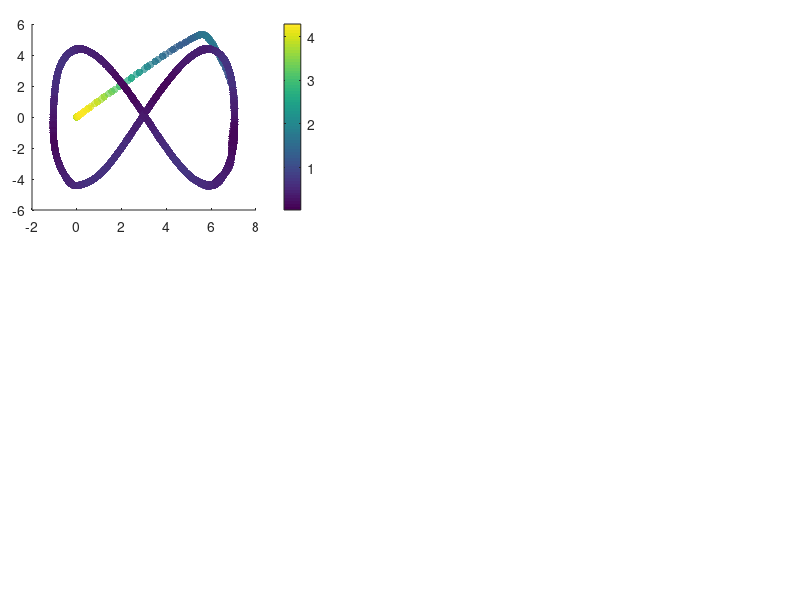

Here is the MATLAB script that generated this plot: (Note: this script raises an error after producing the figure.)
%% Code to show the results of the Inverse kinematic controller

% Clean variables
clc, clear all, close all;
 
%% CARGA MIL
load('Com_din_HiL.mat');

% DAtos de estado
h_HiL = x_states(1:4,:);
u_HiL = x_states(5:8,:);
t = t_time;

%%Tarea deseada
hd = ref(1:4,:);
hd_p = ref(5:8,:);

% Action de control dinamica
u = u_input;


% Error definition
for k = 1:length(t)
    error_vector = hd(1:3, k)-h_HiL(1:3, k);
    error_dynamic(k) = norm(error_vector,2);
end

% Figure propert%% Figures
lw = 1; % linewidth 1
lwV = 2; % linewidth 2
fontsizeLabel = 11; %11
fontsizeLegend = 11;
fontsizeTicks = 11;
fontsizeTitel = 11;
sizeX = 1300; % size figure
sizeY = 750; % size figure

% color propreties
c1 = [80, 81, 79]/255;
c2 = [244, 213, 141]/255;
c3 = [242, 95, 92]/255;
c4 = [112, 141, 129]/255;

C18 = [0 0 0];
c5 = [130, 37, 37]/255;
c6 = [205, 167, 37]/255;
c7 = [81, 115, 180]/255;

C1 = [246 170 141]/255;
C2 = [51 187 238]/255;
C3 = [0 153 136]/255;
C4 = [238 119 51]/255;
C5 = [204 51 17]/255;
C6 = [238 51 119]/255;
C7 = [187 187 187]/255;
C8 = [80 80 80]/255;
C9 = [140 140 140]/255;
C10 = [0 128 255]/255;
C11 = [234 52 89]/255;
C12 = [39 124 252]/255;
C13 = [40 122 125]/255;
%C14 = [86 215 219]/255;
C14 = [252 94 158]/255;
C15 = [244 171 39]/255;
C16 = [100 121 162]/255;
C17 = [255 0 0]/255;
%% New color slection

figure('Position', [500 500 sizeX sizeY])
set(gcf, 'Position', [500 500 sizeX sizeY]);
fig1_comps.fig = gcf;

% Figure 1
axes('Position',[0.04 0.65 .35 .31]);
%% Colorbar
scatter(h_HiL(1, :),h_HiL(2, :),30,error_dynamic,'filled','MarkerFaceAlpha',0.7);
c = colorbar;
c.Label.Interpreter = 'latex';
c.Label.String = '$\textrm{Error}~||\tilde{\mathbf{\eta}}||$';

set(c,'TickLabelInterpreter','latex')

%% Desired Trajectory
hd_plot = line(hd(1,:),hd(2,:));
set(hd_plot, 'LineStyle', '--', 'Color', C8, 'LineWidth', 1.2*lw)

%% Real Trajectory
h_plot = line(h_HiL(1,:),h_HiL(2,:));
set(h_plot, 'LineStyle', '-', 'Color', C18, 'LineWidth', 1.2*lw)

%% Title of the image
hTitle_1 = title({'$\textrm{(a)}$'},'fontsize',14,'interpreter','latex','Color',C18);
%hXLabel_1 = xlabel('$x~[m]$','fontsize',9,'interpreter','latex', 'Color',C18);
hYLabel_1 = ylabel('$y~[m]$','fontsize',9,'interpreter','latex', 'Color',C18);

%% Legend nomeclature
hLegend_1 = legend([hd_plot, h_plot],{'$\mathbf{\eta}_d$','$\mathbf{\eta}$'},'fontsize',12,'interpreter','latex','Color',[255 255 255]/255,'Location','best','NumColumns',1,'TextColor','black');
set(gca,'ticklabelinterpreter','latex',...
        'fontsize',1.3*fontsizeTicks)
% Figure properties
ax_1 = gca;
ax_1.Box = 'on';
ax_1.BoxStyle = 'full';
ax_1.TickLength = [0.005;0.005];
ax_1.TickDirMode = 'auto';
ax_1.YMinorTick = 'on';
ax_1.XMinorTick = 'on';
% ax_2.XTickLabel = [];
ax_1.XMinorGrid = 'on';
ax_1.YMinorGrid = 'on';
%ax_2.MinorGridColor = '#8f8f8f';
ax_1.MinorGridAlpha = 0.15;
ax_1.LineWidth = 0.8;
ax_1.XLim = [min(h_HiL(1,:))-0.2 max(h_HiL(1,:))+0.2];
ax_1.YLim = [min(h_HiL(2,:))-0.2 max(h_HiL(2,:))+0.2];

% Figure 2
axes('Position',[0.04 0.28 .35 .31]);
%% Colorbar
scatter(h_HiL(1, :),h_HiL(3, :),30,error_dynamic,'filled','MarkerFaceAlpha',0.7);
c = colorbar;
c.Label.Interpreter = 'latex';
c.Label.String = '$\textrm{Error}~||\tilde{\mathbf{\eta}}||$';

set(c,'TickLabelInterpreter','latex')

%% Desired Trajectory
hd_plot_2 = line(hd(1,:),hd(3,:));
set(hd_plot_2, 'LineStyle', '--', 'Color', C8, 'LineWidth', 1.2*lw)

%% Real Trajectory
h_plot_2 = line(h_HiL(1,:),h_HiL(3,:));
set(h_plot_2, 'LineStyle', '-', 'Color', C18, 'LineWidth', 1.2*lw)

%% Title of the image
hTitle_2 = title({'$\textrm{(b)}$'},'fontsize',14,'interpreter','latex','Color',C18);
hXLabel_2 = xlabel('$x~[m]$','fontsize',9,'interpreter','latex', 'Color',C18);
hYLabel_2 = ylabel('$z~[m]$','fontsize',9,'interpreter','latex', 'Color',C18);

%% Legend nomeclature
hLegend_2 = legend([hd_plot_2, h_plot_2],{'$\mathbf{\eta}_d$','$\mathbf{\eta}$'},'fontsize',12,'interpreter','latex','Color',[255 255 255]/255,'Location','best','NumColumns',1,'TextColor','black');
set(gca,'ticklabelinterpreter','latex',...
        'fontsize',1.3*fontsizeTicks)
% Figure properties
ax_2 = gca;
ax_2.Box = 'on';
ax_2.BoxStyle = 'full';
ax_2.TickLength = [0.005;0.005];
ax_2.TickDirMode = 'auto';
ax_2.YMinorTick = 'on';
ax_2.XMinorTick = 'on';
% ax_2.XTickLabel = [];
ax_2.XMinorGrid = 'on';
ax_2.YMinorGrid = 'on';
%ax_2.MinorGridColor = '#8f8f8f';
ax_2.MinorGridAlpha = 0.15;
ax_2.LineWidth = 0.8;
ax_2.XLim = [min(h_HiL(1,:))-0.2 max(h_HiL(1,:))+0.2];
ax_2.YLim = [min(h_HiL(3,:))-0.2 max(h_HiL(3,:))+0.2];

axes('Position',[0.45 0.65 .54 .31]);
%% Data generation
error_x_plot = line(t,hd(1,:)-h_HiL(1,:));
set(error_x_plot, 'LineStyle', '-', 'Color', C5, 'LineWidth', 1.1*lw);
error_y_plot = line(t,hd(2,:)-h_HiL(2,:));
set(error_y_plot, 'LineStyle', '-', 'Color', C3, 'LineWidth', 1.1*lw);
error_z_plot = line(t,hd(3,:)-h_HiL(3,:));
set(error_z_plot, 'LineStyle', '-', 'Color', c7, 'LineWidth', 1.1*lw);

% fig1_comps.p1 = ul_plot;
%% Title of the image
hTitle_3 = title({'$\textrm{(c)}$'},'fontsize',14,'interpreter','latex','Color',C18);
%xlabel('$\textrm{Time}[s]$','fontsize',10,'interpreter','latex','Color',C18);
ylabel('$\textrm{Control Error}~[m]$','fontsize',10,'interpreter','latex', 'Color',C18);

%% Legend nomeclature
hLegend_3 = legend([error_x_plot,error_y_plot, error_z_plot],{'$\tilde{\mathbf{\eta}}_x$','$\tilde{\mathbf{\eta}}_y$','$\tilde{\mathbf{\eta}}_z$'},'fontsize',12,'interpreter','latex','Color',[255 255 255]/255,'Location','best','NumColumns',1,'TextColor','black');
 set(gca,'ticklabelinterpreter','latex',...
         'fontsize',1.3*fontsizeTicks)
%% Figure properties
ax_3 = gca;
ax_3.Box = 'on';
ax_3.BoxStyle = 'full';
ax_3.TickLength = [0.01;0.01];
ax_3.TickDirMode = 'auto';
ax_3.XTickLabel = [];
ax_3.YMinorTick = 'on';
ax_3.XMinorTick = 'on';
ax_3.XMinorGrid = 'on';
ax_3.YMinorGrid = 'on';
%ax_1.MinorGridColor = '#8f8f8f';
ax_3.MinorGridAlpha = 0.15;
ax_3.LineWidth = 0.8;
ax_3.XLim = [0 t(end)];

%% Zoom Plot
axes('Position',[0.70 0.85 .2 .1]);
index_zoom_1 = (t>=20) & (t<=30);
error_x_plot_zoom = line(t(index_zoom_1),hd(1,(index_zoom_1))-h_HiL(1,(index_zoom_1)));
error_y_plot_zoom = line(t(index_zoom_1),hd(2,(index_zoom_1))-h_HiL(2,(index_zoom_1)));
error_z_plot_zoom = line(t(index_zoom_1),hd(3,(index_zoom_1))-h_HiL(3,(index_zoom_1)));

set(error_x_plot_zoom, 'LineStyle', '-', 'Color', C5, 'LineWidth', lw*0.8);
set(error_y_plot_zoom, 'LineStyle', '-', 'Color', C3, 'LineWidth', lw*0.8);
set(error_z_plot_zoom, 'LineStyle', '-', 'Color', c7, 'LineWidth', lw*0.8);

set(gca,'ticklabelinterpreter','latex',...
         'fontsize',fontsizeTicks*0.5)
ax_1_zoom = gca;
ax_1_zoom.Box = 'on';
ax_1_zoom.BoxStyle = 'full';
ax_1_zoom.TickLength = [0.01;0.01];
%ax_1_zoom.YLim = [-0.5 0.5];
%ax_1_zoom.YTickLabel = [];
%ax_1_zoom.XTickLabel = [];
ax_1_zoom.TickDirMode = 'manual';
ax_1_zoom.TickDir = 'in';
ax_1_zoom.YMinorTick = 'on';
ax_1_zoom.XMinorTick = 'on';
ax_1_zoom.LineWidth = 0.5;
ax_1_zoom.XMinorGrid = 'on';
ax_1_zoom.YMinorGrid = 'on';
axes('Position',[0.46 0.28 .54 .31]);
%% Data generation
error_vx_plot = line(t(1,1:length(u(1,:))),u(1,:));
set(error_vx_plot, 'LineStyle', '-', 'Color', C7, 'LineWidth', 1.3*lw);
error_vy_plot = line(t(1,1:length(u(2,:))),u(2,:));
set(error_vy_plot, 'LineStyle', '-', 'Color', C14, 'LineWidth', 1.3*lw);
error_vz_plot = line(t(1,1:length(u(3,:))),u(3,:));
set(error_vz_plot, 'LineStyle', '-', 'Color', C15, 'LineWidth', 1.3*lw);

% fig1_comps.p1 = ul_plot;
%% Title of the image
hTitle_4 = title({'$\textrm{(d)}$'},'fontsize',14,'interpreter','latex','Color',C18);
xlabel('$\textrm{Time}[s]$','fontsize',10,'interpreter','latex','Color',C18);
ylabel('$\textrm{Inputs}~[m/s]$','fontsize',10,'interpreter','latex', 'Color',C18);

%% Legend nomeclature
hLegend_4 = legend([error_vx_plot,error_vy_plot, error_vz_plot],{'${\mu}_{l_{ref}}$','${\mu}_{m_{ref}}$','${\mu}_{n_{ref}}$'},'fontsize',12,'interpreter','latex','Color',[255 255 255]/255,'Location','best','NumColumns',1,'TextColor','black');
 set(gca,'ticklabelinterpreter','latex',...
         'fontsize',1.3*fontsizeTicks)
%% Figure properties
ax_4 = gca;
ax_4.Box = 'on';
ax_4.BoxStyle = 'full';
ax_4.TickLength = [0.01;0.01];
ax_4.TickDirMode = 'auto';
ax_4.YMinorTick = 'on';
ax_4.XMinorTick = 'on';
ax_4.XMinorGrid = 'on';
ax_4.YMinorGrid = 'on';
%ax_1.MinorGridColor = '#8f8f8f';
ax_4.MinorGridAlpha = 0.15;
ax_4.LineWidth = 0.8;
ax_4.XLim = [0 t(end)];
% 
set(gcf, 'Color', 'w'); % Sets axes background
export_fig Dynamics_real_results_b.pdf -q101

%% RMS dynamics
RMSE_x_dynamic = sqrt(mean((error_vector(1,:)).^2));
RMSE_y_dynamic = sqrt(mean((error_vector(2,:)).^2));
RMSE_z_dynamic = sqrt(mean((error_vector(3,:)).^2));

save("Dynamic_real_rmse.mat","RMSE_x_dynamic", "RMSE_y_dynamic", "RMSE_z_dynamic", "error_dynamic");